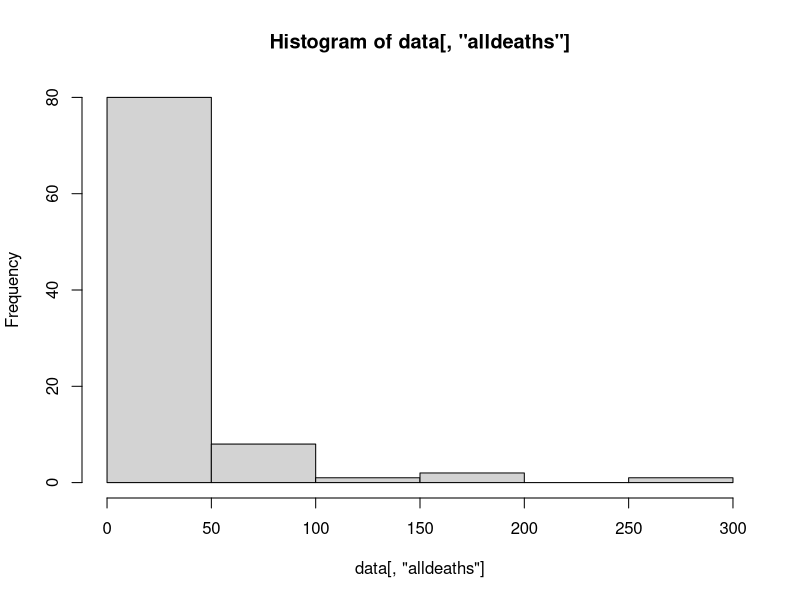
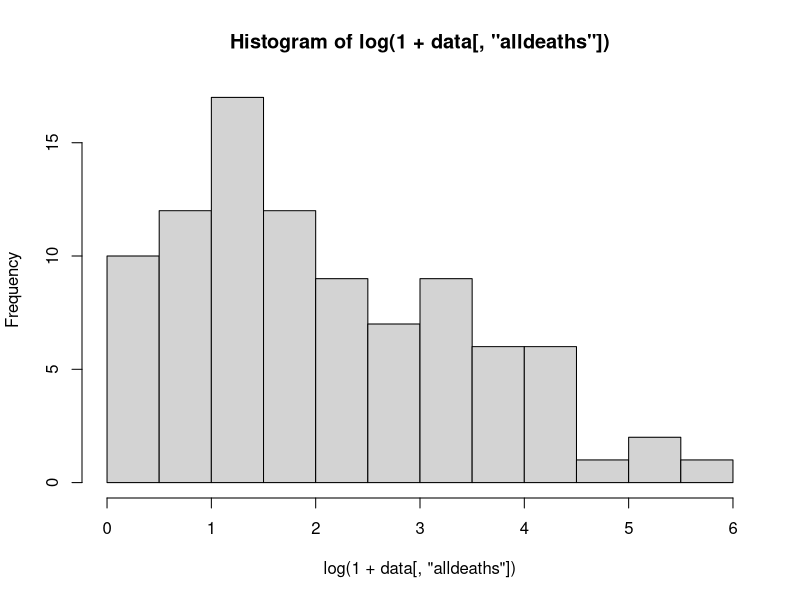
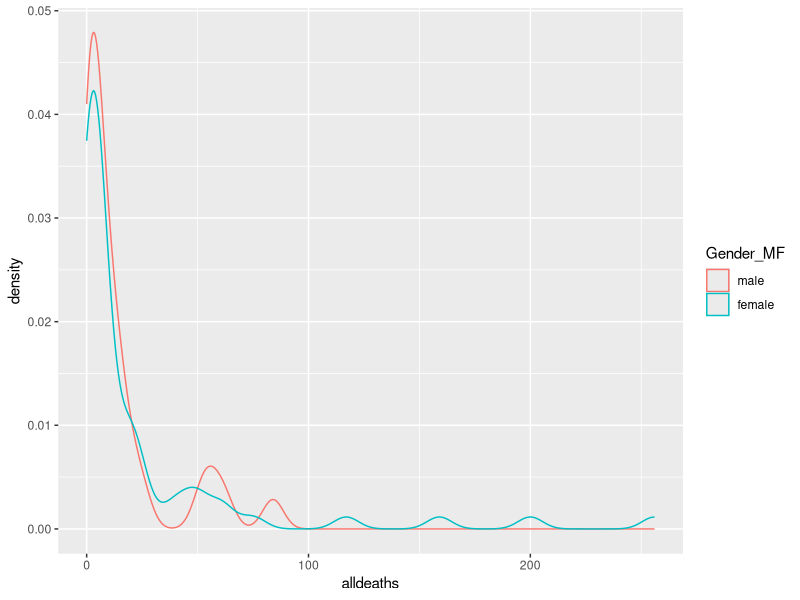
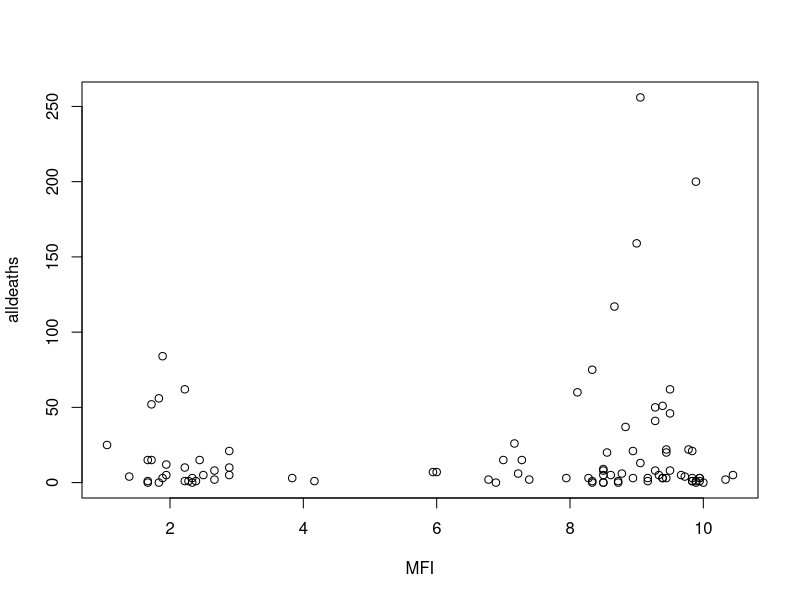
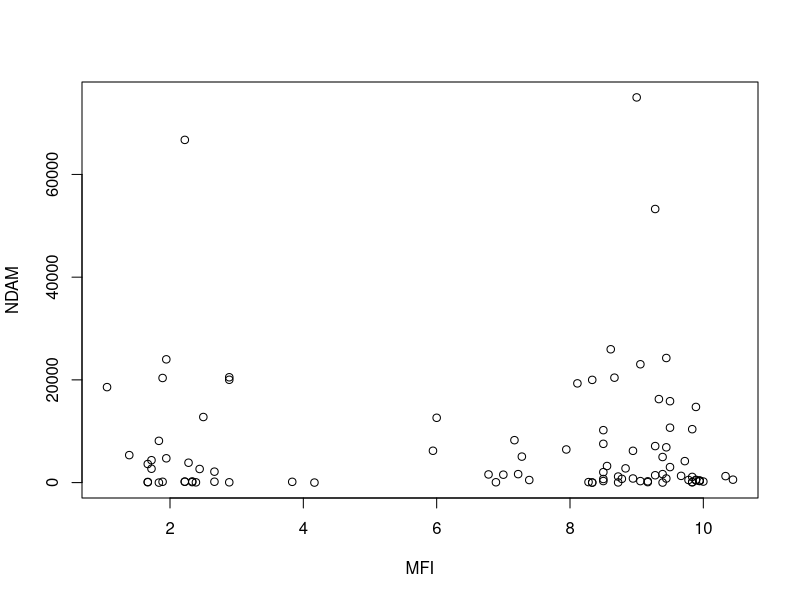

Reproduce these figures in R, in order. (Note: this script raises an error after producing the figures.)
# replicate results from Jung et al (2014) and add some additional results
library(MASS)
library(lmtest)
library(dplyr)
library(ggplot2)

# NOTE: any suggestions which help to make this code more efficient are very welcome! 

# data ####
data=read.csv("Jung.etal.data.csv",sep=";")

# relabel
data[,"MP"]=data[,"MinPressure_before"]
data[,"MFI"]=data[,"MasFem"]

data[,"ZMFI"]=data[,"ZMasFem"]
data[,"ZMP"]=data[,"ZMinPressure_A"]
data[,"Gender_MF"]=factor(data[,"Gender_MF"],labels=c("male","female"))
data[,"Category"]=factor(data[,"Category"])

vars=c("alldeaths","MFI","MP","NDAM","ZMFI","ZMP","ZNDAM")

# descriptives ####
summary(data[,vars])
data %>% summarize_at(.vars=vars,.funs=mean)
data %>% summarize_at(.vars=vars,.funs=sd)
cor(data[,vars])
table(data[,"Gender_MF"])
data[,c(vars,"Gender_MF")] %>% group_by(Gender_MF) %>% summarize_at(.vars=vars,.funs=mean) %>% data.frame
data[,c(vars,"Gender_MF")] %>% group_by(Gender_MF) %>% summarize_at(.vars=vars,.funs=sd) %>% data.frame
data[,c(vars,"Gender_MF")] %>% group_by(Gender_MF) %>% summarize_at(.vars=vars,.funs=median) %>% data.frame

hist(data[,"alldeaths"])
hist(log(1+data[,"alldeaths"]))
ggplot(data, aes(alldeaths, col=Gender_MF)) + geom_density()
plot(data[,c("MFI","alldeaths")])
plot(data[,c("MFI","NDAM")])

data[,c("Name",vars)] %>% arrange(desc(alldeaths)) %>% head() # most severe in terms of alldeaths
data[,c("Name",vars)] %>% arrange(desc(NDAM)) %>% head() # most severe in terms of NDAM
data[,c("Name",vars)] %>% arrange(desc(Category)) %>% head() # most severe in terms of Category

# models in paper ####
model.0=glm.nb(alldeaths~1,data=data)
model.1=glm.nb(alldeaths~MP,data=data)
summary(model.1)
lrtest(model.0,model.1)

model.1.upd=glm.nb(alldeaths~Minpressure_Updated.2014,data=data) # check whether using 'Updated' makes a difference
summary(model.1.upd)
model.1.upd$deviance-model.1.upd$null.deviance
lrtest(model.0,model.1.upd)

model.2=glm.nb(alldeaths~MP+NDAM+MFI,data=data)
summary(model.2)
lrtest(model.0,model.2)
data[,"fit.2"]=fitted.values(model.2)
data %>% arrange(desc(fit.2)) %>% head() 

model.3=glm.nb(alldeaths~MP+NDAM+MFI+MFI*MP+MFI*NDAM,data=data)
summary(model.3)
lrtest(model.0,model.3)

model.4=glm.nb(alldeaths~ZMP+ZNDAM+ZMFI+ZMFI*ZMP+ZMFI*ZNDAM,data=data)
summary(model.4)
lrtest(model.0,model.4)
data[,"fit.4"]=fitted.values(model.4)
summary(data$fit.4) # NOTE: two fitted values are much larger than max in data! 
data %>% arrange(desc(fit.4)) %>% head() 

# standardize variables (double-check)
data.scaled=data %>% mutate_at(.vars=vars[!vars%in%"alldeaths"],.funs=funs(scale(.,center=T,scale=T)))
model.4.sc=glm.nb(alldeaths~MP+NDAM+MFI+MFI*MP+MFI*NDAM,data=data.scaled)
summary(model.4.sc) # should be the same as model.4 above
lrtest(model.0,model.4.sc)

# plot(log(1+data[,"alldeaths"]),log(1+data[,"alldeaths"]))
# points(log(1+data[,"alldeaths"]),log(1+data[,"fit"]),col="red")

# plot actual and fitted model 2
data.actual=cbind(data[,c("alldeaths","MFI")],"actual");names(data.actual)=c("alldeaths","MFI","type")
data.fitted=cbind(data[,c("fit.2","MFI")],"fitted");names(data.fitted)=c("alldeaths","MFI","type")
data.4.plot=rbind(data.actual,data.fitted)
plt=ggplot(data.4.plot, aes(x=MFI,y=alldeaths,col=type) ) + geom_point()
plt = plt + scale_y_continuous(trans='log',limits=c(1,round(max(data$fit.4),-3))) 
plt

# plot actual and fitted model 4
data.fitted=cbind(data[,c("fit.4","MFI")],"fitted");names(data.fitted)=c("alldeaths","MFI","type")
data.4.plot=rbind(data.actual,data.fitted)
plt=ggplot(data.4.plot, aes(x=MFI,y=alldeaths,col=type) ) + geom_point()
plt = plt + scale_y_continuous(trans='log',limits=c(1,round(max(data$fit.4),-3))) 
plt

# reproduce Fig.1 ####
# run two separate models ( see p.8786 top)
data[,"NDAM.cat"]=1*(data[,"NDAM"]>=quantile(data[,"NDAM"],0.5))
model.fig1=glm.nb(alldeaths~MP+NDAM.cat+MFI+MFI*MP+MFI*NDAM.cat,data=data, # does not converge without adding glm.control
                  control=glm.control(epsilon=1e-5,maxit=1000,trace=F))
summary(model.fig1)

data.fig1=NULL
data.fig1$MFI=seq(1,11,1)
data.fig1$ZMFI=(data.fig1$MFI-mean(data$MFI))/sd(data$MFI)
data.fig1$MP=mean(data$MP)
data.fig1$ZMP=0
data.fig1$NDAM.cat=0
data.fig1=data.frame(data.fig1)
data.fig1=rbind(data.fig1,data.fig1)
data.fig1[12:22,"NDAM.cat"]=1
data.fig1[,"NDAM"]=data.fig1[,"NDAM.cat"]
data.fig1[,"NDAM"]=factor(data.fig1[,"NDAM"],labels = c("below median","above median"))
data.fig1[,"pred.fig1"]=exp(predict(model.fig1,newdata=data.fig1))
max.pred.fig1=round(max(data.fig1$pred.fig1))

plt=ggplot(data.fig1, aes(x=MFI,y=pred.fig1,col=NDAM) ) + geom_point() + 
  labs(y="predicted fatality counts") + scale_y_continuous(limits=c(0,max.pred.fig1)) 
plt

# use original models for the same purpose; plug in lo.qtl%- and hi.qtl%-quantiles of NDAM 
# e.g. quantiles lo.qtl=0.25 and hi.qtl=0.75 can be viewed as the midpoints of the high-low category used in the paper
lo.qtl=0.2
hi.qtl=0.8
data.fig1=NULL
data.fig1$MFI=seq(1,11,1)
data.fig1$ZMFI=(data.fig1$MFI-mean(data$MFI))/sd(data$MFI)
data.fig1$MP=mean(data$MP)
data.fig1$ZMP=0
data.fig1$NDAM=as.vector(quantile(data[,"NDAM"],lo.qtl))
data.fig1=data.frame(data.fig1)
data.fig1=rbind(data.fig1,data.fig1)
data.fig1[12:22,"NDAM"]=as.vector(quantile(data[,"NDAM"],hi.qtl))
data.fig1$ZNDAM=(data.fig1$NDAM-mean(data$NDAM))/sd(data$NDAM)
data.fig1[,"pred.fig1.3"]=exp(predict(model.3,newdata=data.fig1)) # double check whether standardizing 
data.fig1[,"pred.fig1.4"]=exp(predict(model.4,newdata=data.fig1)) # makes a differnce  (it should not)
data.fig1[,"NDAM"]=factor(data.fig1[,"NDAM"],labels = c("NDAM low","NDAM high"))

plt=ggplot(data.fig1, aes(x=MFI,y=pred.fig1.3,col=NDAM) ) + geom_point() + 
  labs(y="predicted fatality counts from model 3") + scale_y_continuous(limits=c(0,max.pred.fig1)) 
plt

plt=ggplot(data.fig1, aes(x=MFI,y=pred.fig1.4,col=NDAM) ) + geom_point() + 
  labs(y="predicted fatality counts from model 4") + scale_y_continuous(limits=c(0,max.pred.fig1)) 
plt

# illustrate Christensen&Christensen's point regarding the need to account for both interaction terms
data.fig1=NULL
data.fig1$MFI=seq(1,11,1)
data.fig1$ZMFI=(data.fig1$MFI-mean(data$MFI))/sd(data$MFI)
data.fig1$MP=as.vector(quantile(data[,"MP"],lo.qtl))
data.fig1$NDAM=as.vector(quantile(data[,"NDAM"],lo.qtl))
data.fig1$type=1
data.fig1=data.frame(data.fig1)
data.fig1=rbind(data.fig1,data.fig1,data.fig1,data.fig1)
data.fig1[12:22,"MP"]=as.vector(quantile(data[,"MP"],hi.qtl))
data.fig1[12:22,"type"]=2
data.fig1[23:44,"NDAM"]=as.vector(quantile(data[,"NDAM"],hi.qtl))
data.fig1[23:44,"type"]=3
data.fig1[34:44,"MP"]=as.vector(quantile(data[,"MP"],hi.qtl))
data.fig1[34:44,"type"]=4
data.fig1$ZMP=(data.fig1$MP-mean(data$MP))/sd(data$MP)
data.fig1$ZNDAM=(data.fig1$NDAM-mean(data$NDAM))/sd(data$NDAM)
data.fig1[,"pred.fig1.3"]=exp(predict(model.3,newdata=data.fig1))
data.fig1[,"pred.fig1.4"]=exp(predict(model.4,newdata=data.fig1))
data.fig1[,"type"]=factor(data.fig1[,"type"],
                      labels = c("MP low; NDAM low","MP high; NDAM low","MP low; NDAM high","MP high; NDAM high"))

plt=ggplot(data.fig1, aes(x=MFI,y=pred.fig1.3,col=type) ) + geom_point()  + 
  labs(y="predicted fatality counts from model 3") + scale_y_continuous(limits=c(0,max.pred.fig1)) 
plt
plt=ggplot(data.fig1, aes(x=MFI,y=pred.fig1.4,col=type) ) + geom_point()  + 
  labs(y="predicted fatality counts from model 4") + scale_y_continuous(limits=c(0,max.pred.fig1)) 
plt

# additional models ####
# Malter claims that an additional interaction term should be included
malter.2=glm.nb(alldeaths~MP+NDAM+MP*NDAM+MFI+MFI*MP,data=data, # does not converge without adding glm.control
                control=glm.control(epsilon=1e-5,maxit=1000,trace=F)) # does not converge for epsilon>1.e-5 or maxit too low
summary(malter.2)
lrtest(model.0,malter.2)

malter.3=glm.nb(alldeaths~MP+NDAM+MP*NDAM+MFI+MFI*NDAM,data=data, # default setting does not converge
                control=glm.control(epsilon=1e-5,maxit=1000,trace=F))
summary(malter.3)
lrtest(model.0,malter.3)

malter.4=glm.nb(alldeaths~MP+NDAM+MP*NDAM+MFI+MFI*MP+MFI*NDAM,data=data, 
                control=glm.control(epsilon=1e-3,maxit=1000,trace=F)) # CANNOT FIND a SETTING that CONVERGES! 
# summary(malter.4)
# lrtest(model.0,malter.4)
